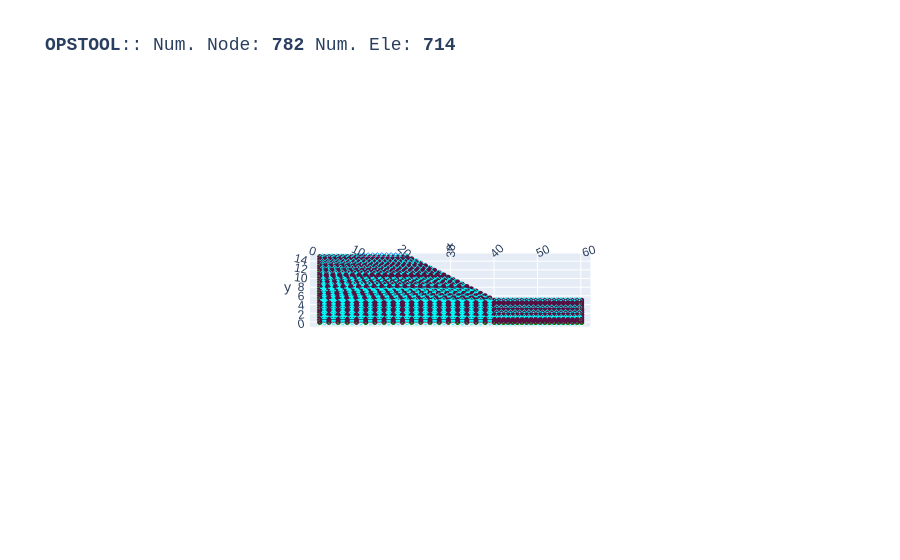

The cell this chart's notebook holds for it:
### Code cell
ops.wipeAnalysis()
ops.setTime(0.0)

ops.timeSeries("Linear", 1)
ops.pattern("Plain", 1, 1)
for bb in BEAMs:
    opst.pre.transform_beam_uniform_load(bb, wy=-100)

opst.vis.plotly.plot_model(show_node_numbering=False, show_ele_numbering=False, show_nodal_loads = True)

### Figure 1 — Plotly figure (JSON) as saved in the notebook; plotly's stock layout.template omitted (floating-point values rounded to 4 significant figures; data arrays with more than 128 entries replaced by an {"elided": "..."} marker saying what was removed)
{"data": [{"color": "#00FFFF", "hoverinfo": "skip", "i": {"elided": "1406 int values"}, "j": {"elided": "1406 int values"}, "k": {"elided": "1406 int values"}, "name": "SSPquad", "opacity": 1, "type": "mesh3d", "x": {"elided": "2812 float values"}, "y": {"elided": "2812 float values"}, "z": {"elided": "2812 float values"}}, {"connectgaps": false, "hoverinfo": "skip", "line": {"color": "black", "width": 1}, "mode": "lines", "name": "Edge", "type": "scatter3d", "x": {"elided": "4218 float values"}, "y": {"elided": "4218 float values"}, "z": {"elided": "4218 float values"}}, {"connectgaps": false, "hoverinfo": "skip", "line": {"color": "#0652ff", "width": 5}, "mode": "lines", "name": "DispBeamColumn2d", "type": "scatter3d", "x": [20.0, 18.95, NaN, 18.95, 17.9, NaN, 17.9, 16.84, NaN, 16.84, 15.79, NaN, 15.79, 14.74, NaN, 14.74, 13.69, NaN, 13.69, 12.64, NaN, 12.64, 11.59, NaN, 11.59, 10.53, NaN, 10.53, 9.482, NaN, 9.482, 8.43, NaN], "y": [15.0, 15.0, NaN, 15.0, 15.0, NaN, 15.0, 15.0, NaN, 15.0, 15.0, NaN, 15.0, 15.0, NaN, 15.0, 15.0, NaN, 15.0, 15.0, NaN, 15.0, 15.0, NaN, 15.0, 15.0, NaN, 15.0, 15.0, NaN, 15.0, 15.0, NaN], "z": [0.0, 0.0, NaN, 0.0, 0.0, NaN, 0.0, 0.0, NaN, 0.0, 0.0, NaN, 0.0, 0.0, NaN, 0.0, 0.0, NaN, 0.0, 0.0, NaN, 0.0, 0.0, NaN, 0.0, 0.0, NaN, 0.0, 0.0, NaN, 0.0, 0.0, NaN]}, {"customdata": {"elided": "703 str values"}, "hovertemplate": "%{customdata}", "marker": {"color": "#00FFFF", "size": 3, "symbol": "diamond-open"}, "mode": "markers", "name": "SSPquad", "type": "scatter3d", "x": {"elided": "703 float values"}, "y": {"elided": "703 float values"}, "z": {"elided": "703 float values"}}, {"customdata": ["eleTag: 1001<br>connectedNodes:<br> [771 772]", "eleTag: 1002<br>connectedNodes:<br> [772 773]", "eleTag: 1003<br>connectedNodes:<br> [773 774]", "eleTag: 1004<br>connectedNodes:<br> [774 775]", "eleTag: 1005<br>connectedNodes:<br> [775 776]", "eleTag: 1006<br>connectedNodes:<br> [776 777]", "eleTag: 1007<br>connectedNodes:<br> [777 778]", "eleTag: 1008<br>connectedNodes:<br> [778 779]", "eleTag: 1009<br>connectedNodes:<br> [779 780]", "eleTag: 1010<br>connectedNodes:<br> [780 781]", "eleTag: 1011<br>connectedNodes:<br> [781 782]"], "hovertemplate": "%{customdata}", "marker": {"color": "#0652ff", "size": 3, "symbol": "diamond-open"}, "mode": "markers", "name": "DispBeamColumn2d", "type": "scatter3d", "x": [19.47, 18.42, 17.37, 16.32, 15.27, 14.22, 13.16, 12.11, 11.06, 10.01, 8.956], "y": [15.0, 15.0, 15.0, 15.0, 15.0, 15.0, 15.0, 15.0, 15.0, 15.0, 15.0], "z": [0.0, 0.0, 0.0, 0.0, 0.0, 0.0, 0.0, 0.0, 0.0, 0.0, 0.0]}, {"customdata": {"elided": "782 str values"}, "hovertemplate": "x: %{x}<br>y: %{y}<br>z: %{z} <br>nodeTag: %{customdata}", "marker": {"color": "#580f41", "size": 3, "symbol": "circle"}, "mode": "markers", "name": "Nodes", "type": "scatter3d", "x": {"elided": "782 float values"}, "y": {"elided": "782 float values"}, "z": {"elided": "782 float values"}}, {"connectgaps": false, "hoverinfo": "skip", "line": {"color": "#15b01a", "width": 1}, "mode": "lines", "name": "BC", "type": "scatter3d", "x": {"elided": "1009 float values"}, "y": {"elided": "1009 float values"}, "z": {"elided": "1009 float values"}}, {"connectgaps": false, "hoverinfo": "skip", "line": {"color": "#FF1493", "width": 2.5}, "mode": "lines", "name": "mp constraint", "type": "scatter3d", "x": [20.0, 20.0, NaN, 18.95, 18.95, NaN, 17.9, 17.89, NaN, 16.84, 17.89, NaN, 15.79, 16.84, NaN, 14.74, 15.79, NaN, 13.69, 14.74, NaN, 12.64, 13.68, NaN, 11.59, 12.63, NaN, 10.53, 11.58, NaN, 9.482, 10.53, NaN, 8.43, 9.474, NaN], "y": [15.0, 15.0, NaN, 15.0, 15.0, NaN, 15.0, 15.0, NaN, 15.0, 15.0, NaN, 15.0, 15.0, NaN, 15.0, 15.0, NaN, 15.0, 15.0, NaN, 15.0, 15.0, NaN, 15.0, 15.0, NaN, 15.0, 15.0, NaN, 15.0, 15.0, NaN, 15.0, 15.0, NaN], "z": [0.0, 0.0, NaN, 0.0, 0.0, NaN, 0.0, 0.0, NaN, 0.0, 0.0, NaN, 0.0, 0.0, NaN, 0.0, 0.0, NaN, 0.0, 0.0, NaN, 0.0, 0.0, NaN, 0.0, 0.0, NaN, 0.0, 0.0, NaN, 0.0, 0.0, NaN, 0.0, 0.0, NaN]}], "layout": {"autosize": true, "font": {"family": "Arial, sans-serif"}, "scene": {"aspectmode": "data", "camera": {"eye": {"x": 0, "y": -0.1, "z": 10}}, "dragmode": "pan", "xaxis": {"showbackground": false}, "yaxis": {"showbackground": false}, "zaxis": {"showbackground": true, "showgrid": true, "showticklabels": false, "ticks": "", "title": {"text": ""}, "visible": true}}, "showlegend": false, "title": {"font": {"family": "courier", "size": 18}, "text": "<b>OPSTOOL</b>:: Num. Node: <b>782</b> Num. Ele: <b>714</b>"}}}
